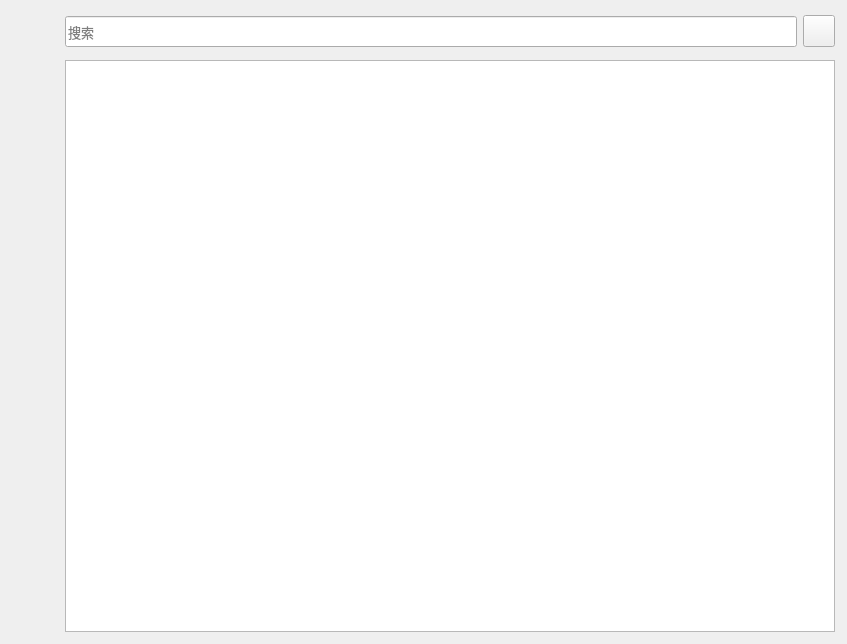
<?xml version="1.0" encoding="UTF-8"?>
<ui version="4.0">
 <class>GroupWidget</class>
 <widget class="QWidget" name="GroupWidget">
  <property name="geometry">
   <rect>
    <x>0</x>
    <y>0</y>
    <width>847</width>
    <height>644</height>
   </rect>
  </property>
  <property name="minimumSize">
   <size>
    <width>600</width>
    <height>500</height>
   </size>
  </property>
  <property name="maximumSize">
   <size>
    <width>24000</width>
    <height>4000</height>
   </size>
  </property>
  <property name="windowTitle">
   <string>Form</string>
  </property>
  <layout class="QHBoxLayout" name="horizontalLayout">
   <property name="leftMargin">
    <number>0</number>
   </property>
   <property name="topMargin">
    <number>0</number>
   </property>
   <property name="rightMargin">
    <number>3</number>
   </property>
   <property name="bottomMargin">
    <number>3</number>
   </property>
   <item>
    <widget class="QWidget" name="option_widget" native="true">
     <property name="sizePolicy">
      <sizepolicy hsizetype="Preferred" vsizetype="Expanding">
       <horstretch>0</horstretch>
       <verstretch>0</verstretch>
      </sizepolicy>
     </property>
     <property name="minimumSize">
      <size>
       <width>50</width>
       <height>0</height>
      </size>
     </property>
     <property name="maximumSize">
      <size>
       <width>50</width>
       <height>16777215</height>
      </size>
     </property>
     <layout class="QVBoxLayout" name="verticalLayout">
      <property name="leftMargin">
       <number>3</number>
      </property>
      <property name="topMargin">
       <number>0</number>
      </property>
      <property name="rightMargin">
       <number>3</number>
      </property>
      <property name="bottomMargin">
       <number>0</number>
      </property>
      <item>
       <widget class="OptionLabel" name="message_lbl">
        <property name="minimumSize">
         <size>
          <width>48</width>
          <height>48</height>
         </size>
        </property>
        <property name="maximumSize">
         <size>
          <width>48</width>
          <height>48</height>
         </size>
        </property>
        <property name="text">
         <string/>
        </property>
        <property name="pixmap">
         <pixmap>../../Images/msg_disable.png</pixmap>
        </property>
        <property name="scaledContents">
         <bool>true</bool>
        </property>
       </widget>
      </item>
      <item>
       <widget class="OptionLabel" name="friend_lbl">
        <property name="minimumSize">
         <size>
          <width>48</width>
          <height>48</height>
         </size>
        </property>
        <property name="maximumSize">
         <size>
          <width>48</width>
          <height>48</height>
         </size>
        </property>
        <property name="text">
         <string/>
        </property>
        <property name="pixmap">
         <pixmap>../../Images/friend_enable.png</pixmap>
        </property>
        <property name="scaledContents">
         <bool>true</bool>
        </property>
       </widget>
      </item>
      <item>
       <widget class="OptionLabel" name="group_lbl">
        <property name="minimumSize">
         <size>
          <width>48</width>
          <height>48</height>
         </size>
        </property>
        <property name="maximumSize">
         <size>
          <width>48</width>
          <height>48</height>
         </size>
        </property>
        <property name="text">
         <string/>
        </property>
        <property name="pixmap">
         <pixmap>../../Images/group_disable.png</pixmap>
        </property>
        <property name="scaledContents">
         <bool>true</bool>
        </property>
       </widget>
      </item>
      <item>
       <widget class="OptionLabel" name="setting_lbl">
        <property name="minimumSize">
         <size>
          <width>48</width>
          <height>48</height>
         </size>
        </property>
        <property name="maximumSize">
         <size>
          <width>48</width>
          <height>48</height>
         </size>
        </property>
        <property name="text">
         <string/>
        </property>
        <property name="pixmap">
         <pixmap>../../Images/setting_disable.png</pixmap>
        </property>
       </widget>
      </item>
     </layout>
    </widget>
   </item>
   <item>
    <widget class="QWidget" name="widget" native="true">
     <layout class="QVBoxLayout" name="verticalLayout_2">
      <item>
       <widget class="QWidget" name="widget_3" native="true">
        <property name="minimumSize">
         <size>
          <width>0</width>
          <height>45</height>
         </size>
        </property>
        <property name="maximumSize">
         <size>
          <width>16777215</width>
          <height>45</height>
         </size>
        </property>
        <layout class="QHBoxLayout" name="horizontalLayout_2">
         <property name="leftMargin">
          <number>0</number>
         </property>
         <property name="topMargin">
          <number>0</number>
         </property>
         <property name="rightMargin">
          <number>0</number>
         </property>
         <property name="bottomMargin">
          <number>0</number>
         </property>
         <item>
          <widget class="QLineEdit" name="lineEdit">
           <property name="minimumSize">
            <size>
             <width>0</width>
             <height>31</height>
            </size>
           </property>
           <property name="maximumSize">
            <size>
             <width>16777215</width>
             <height>31</height>
            </size>
           </property>
           <property name="font">
            <font>
             <pointsize>10</pointsize>
            </font>
           </property>
           <property name="text">
            <string/>
           </property>
           <property name="placeholderText">
            <string>搜索</string>
           </property>
          </widget>
         </item>
         <item>
          <widget class="QPushButton" name="search_button">
           <property name="minimumSize">
            <size>
             <width>32</width>
             <height>32</height>
            </size>
           </property>
           <property name="maximumSize">
            <size>
             <width>32</width>
             <height>32</height>
            </size>
           </property>
           <property name="text">
            <string/>
           </property>
          </widget>
         </item>
        </layout>
       </widget>
      </item>
      <item>
       <widget class="QListWidget" name="listWidget"/>
      </item>
     </layout>
    </widget>
   </item>
  </layout>
 </widget>
 <customwidgets>
  <customwidget>
   <class>OptionLabel</class>
   <extends>QLabel</extends>
   <header location="global">optionlabel.h</header>
  </customwidget>
 </customwidgets>
 <resources/>
 <connections/>
</ui>
